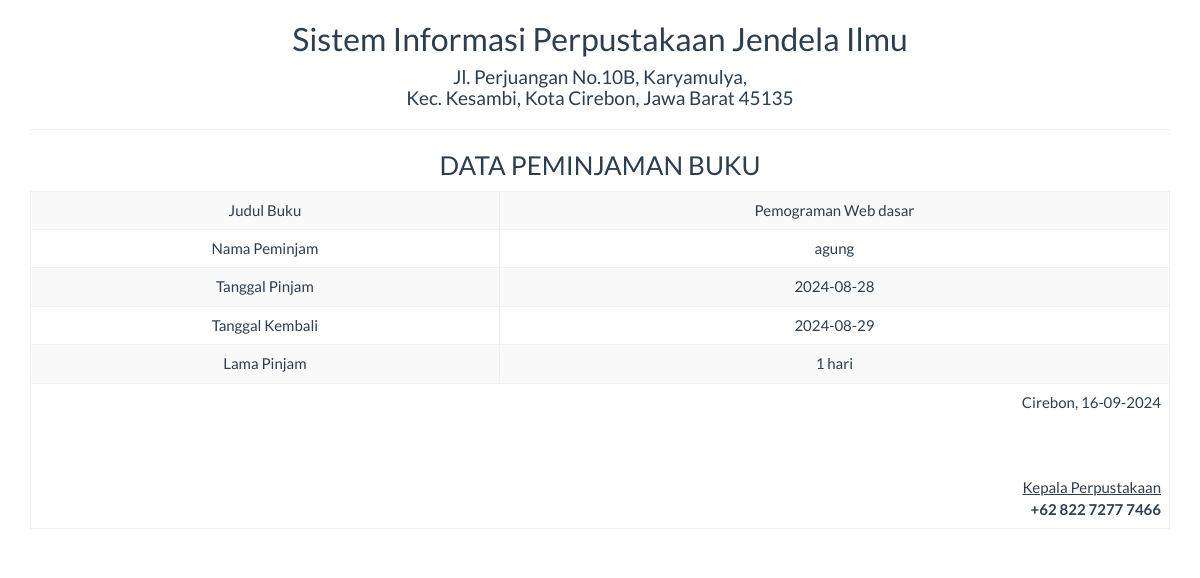
The page /report/peminjaman_satu.php?id=7 on the database its author committed.
### tables this page shows
CREATE TABLE `peminjaman` (
  `judul_buku` varchar(50) NOT NULL,
  `peminjam` varchar(50) NOT NULL,
  `tgl_pinjam` varchar(25) NOT NULL,
  `tgl_kembali` varchar(25) NOT NULL,
  `lama_pinjam` int(11) NOT NULL,
  `keterangan` varchar(100) NOT NULL,
  `id` int(11) NOT NULL
);

### report/peminjaman_satu.php (the view, shortened to what this page needs)
<!DOCTYPE html>
<html>
    <head>
        <link href="../Assets/css/bootstrap.min.css" rel="stylesheet" type="text/css"/>
    </head>
    <body onload="print()">
        <?php
        include '../config/koneksi.php';
        $sql = "SELECT * FROM peminjaman WHERE id='" . $_GET ['id'] . "'";
        $query = mysqli_query($koneksi, $sql) or die("SQL Detail error");
        $data = mysqli_fetch_array($query);
        ?>
        <div class="container">
            <div class='row'>
                <div class="col-sm-12">
                    <div class="text-center">
                    <h2>Sistem Informasi Perpustakaan Jendela Ilmu </h2>
                    <h4>Jl. Perjuangan No.10B, Karyamulya, <br> Kec. Kesambi, Kota Cirebon, Jawa Barat 45135</h4>
                        <hr>
                        <h3>DATA PEMINJAMAN BUKU</h3>
                        <table class="table table-bordered table-striped table-hover">
                            <tbody>
								<tr>
                                    <td>Judul Buku</td> <td><?= $data['judul_buku'] ?></td>
                                </tr>
                                <tr>
                                    <td>Nama Peminjam</td> <td><?= $data['peminjam'] ?></td>
                                </tr>
                                <tr>
                                    <td>Tanggal Pinjam</td> <td><?= $data['tgl_pinjam'] ?></td>
                                </tr>
                                <tr>
                                    <td>Tanggal Kembali</td> <td><?= $data['tgl_kembali'] ?></td>
                                </tr>
								<tr>
                                    <td>Lama Pinjam</td> <td><?= $data['lama_pinjam'] ?> hari</td>
                                </tr>
                            </tbody>
                            <tfoot>
                                <tr>
                                    <td colspan="2" class="text-right">
                                        Cirebon,  <?= date("d-m-Y") ?>
                                        <br><br><br><br>
                                        <u>Kepala Perpustakaan<strong></u><br>
                                        +62 822 7277 7466
									</td>
								</tr>
							</tfoot>
                        </table>
                    </div>
                </div>
            </div>
    </body>
</html>

### rows shown on the page
peminjaman: judul_buku "Pemograman Web dasar", peminjam "agung", tgl_pinjam "2024-08-28", tgl_kembali "2024-08-29", lama_pinjam "1"
